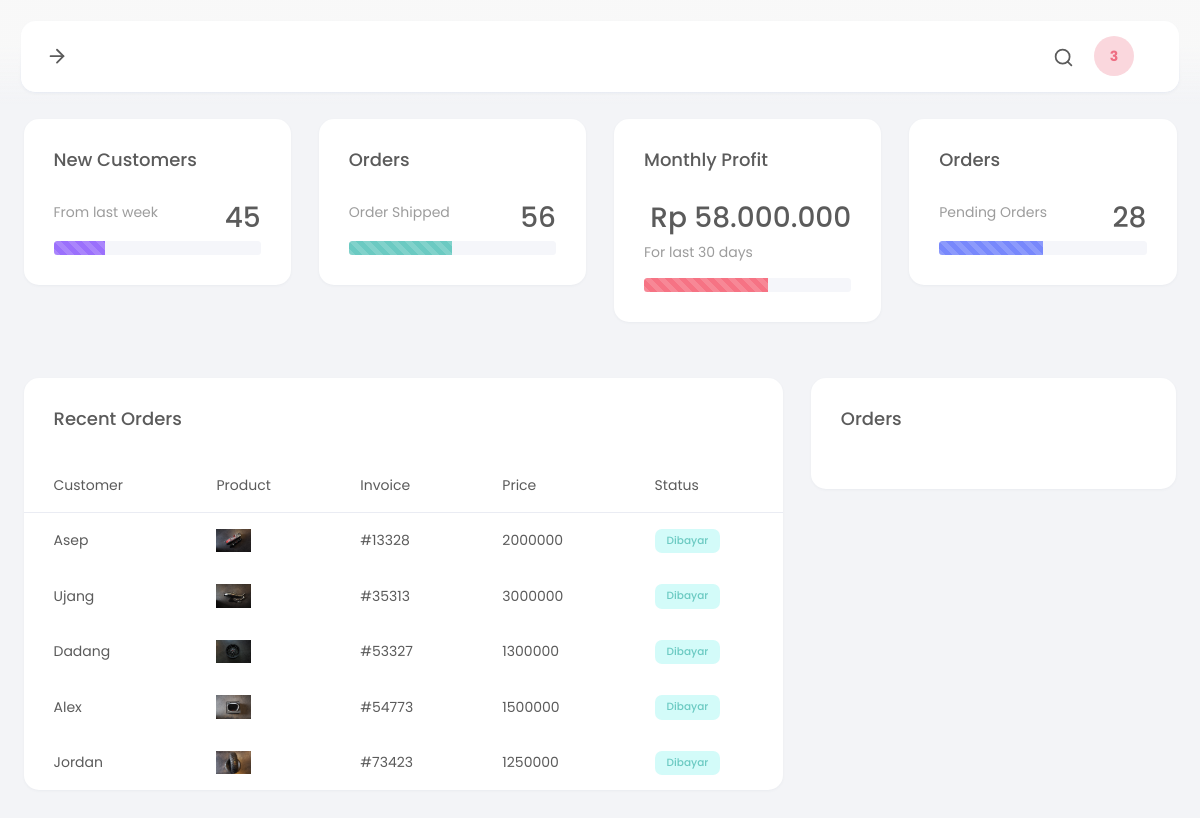
Screenshot of /php/admin.php with the database file from the repository.
### tables this page shows
CREATE TABLE `customer` (
  `invoice` varchar(15) NOT NULL,
  `nama_customer` varchar(100) NOT NULL,
  `gambar_produk` varchar(10) NOT NULL,
  `harga` int(100) NOT NULL,
  `status` varchar(100) NOT NULL
);

### php/functions.php (called while the page is built)
<?php
function koneksi()
{
    $conn = mysqli_connect("localhost", "root", "");
    mysqli_select_db($conn, "pw_tubes_203040117");
    return $conn;
}
function query($sql)
{
    $conn = koneksi();
    $result = mysqli_query($conn, "$sql");
    $rows = [];
    while ($row = mysqli_fetch_assoc($result))
    {
        $rows[] = $row;
    }
    return $rows;
}

### php/admin.php (the view, shortened to what this page needs)
<?php
require 'functions.php';
$customer = query("SELECT * FROM customer");
?>
<!DOCTYPE html>
<html lang="en">
    <head>
        <link href="../assets/plugins/bootstrap/css/bootstrap.min.css" rel="stylesheet">
        <link href="../assets/plugins/font-awesome/css/all.min.css" rel="stylesheet">
        <link href="../assets/plugins/perfectscroll/perfect-scrollbar.css" rel="stylesheet">
        <link href="../assets/plugins/apexcharts/apexcharts.css" rel="stylesheet">
        <link href="../assets/css/main.min.css" rel="stylesheet">
        <link href="../assets/css/custom.css" rel="stylesheet">
    </head>
    <body>
        <div class="page-container">
            <div class="page-header">
                <nav class="navbar navbar-expand-lg d-flex justify-content-between">
                  <div class="" id="navbarNav">
                    <ul class="navbar-nav" id="leftNav">
                      <li class="nav-item">
                        <a class="nav-link" id="sidebar-toggle" href="#"><i data-feather="arrow-left"></i></a>
                      </li>
                    </ul>
                    </div>
                    <div class="logo">
                      <a class="navbar-brand" href="index.html"></a>
                    </div>
                    <div class="" id="headerNav">
                      <ul class="navbar-nav">
                        <li class="nav-item dropdown">
                          <a class="nav-link search-dropdown" href="#" id="searchDropDown" role="button" data-bs-toggle="dropdown" aria-expanded="false"><i data-feather="search"></i></a>
                        </li>
                        <li class="nav-item dropdown">
                          <a class="nav-link notifications-dropdown" href="#" id="notificationsDropDown" role="button" data-bs-toggle="dropdown" aria-expanded="false">3</a>
                        </li>
                        <li class="nav-item dropdown">
                        </li>
                      </ul>
                  </div>
                </nav>
            </div>
            <div class="page-content">
              <div class="main-wrapper">
                <div class="row">
                  <div class="col-md-6 col-xl-3">
                    <div class="card stat-widget">
                        <div class="card-body">
                            <h5 class="card-title">New Customers</h5>
                              <h2>45</h2>
                              <p>From last week</p>
                              <div class="progress">
                                <div class="progress-bar bg-info progress-bar-striped" role="progressbar" style="width: 25%" aria-valuenow="25" aria-valuemin="0" aria-valuemax="100"></div>
                              </div>
                        </div>
                    </div>
                  </div>
                  <div class="col-md-6 col-xl-3">
                    <div class="card stat-widget">
                        <div class="card-body">
                            <h5 class="card-title">Orders</h5>
                              <h2>56</h2>
                              <p>Order Shipped</p>
                              <div class="progress">
                                <div class="progress-bar bg-success progress-bar-striped" role="progressbar" style="width: 50%" aria-valuenow="50" aria-valuemin="0" aria-valuemax="100"></div>
                              </div>
                        </div>
                    </div>
                  </div>
                  <div class="col-md-6 col-xl-3">
                    <div class="card stat-widget">
                        <div class="card-body">
                            <h5 class="card-title">Monthly Profit</h5>
                              <h2>Rp 58.000.000</h2>
                              <p>For last 30 days</p>
                              <div class="progress">
                                <div class="progress-bar bg-danger progress-bar-striped" role="progressbar" style="width: 60%" aria-valuenow="60" aria-valuemin="0" aria-valuemax="100"></div>
                              </div>
                        </div>
                    </div>
                  </div>
                  <div class="col-md-6 col-xl-3">
                    <div class="card stat-widget">
                        <div class="card-body">
                            <h5 class="card-title">Orders</h5>
                              <h2>28</h2>
                              <p>Pending Orders</p>
                              <div class="progress">
                                <div class="progress-bar bg-primary progress-bar-striped" role="progressbar" style="width: 50%" aria-valuenow="50" aria-valuemin="0" aria-valuemax="100"></div>
                              </div>
                        </div>
                    </div>
                  </div>
                </div>
                </div>
                <div class="row">
                  <div class="col-md-12 col-lg-8">
                      <div class="card table-widget">
                          <div class="card-body">
                              <h5 class="card-title">Recent Orders</h5>
                              <div class="table-responsive">
                              <table class="table">
                                <thead>
                                  <tr>
                                    <th scope="col">Customer</th>
                                    <th scope="col">Product</th>
                                    <th scope="col">Invoice</th>
                                    <th scope="col">Price</th>
                                    <th scope="col">Status</th>
                                  </tr>
                                </thead>
                                <?php foreach ($customer as $cus) : ?>
                                <tbody>
                                  <tr>
                                    <td><?= $cus['nama_customer']; ?></td>
                                    <td><img src="../assets/img/<?= $cus['gambar_produk']; ?>" alt=""></td>
                                    <td><?= $cus['invoice']; ?></td>
                                    <td><?= $cus['harga']; ?></td>
                                    <td><span class="badge bg-success"><?= $cus['status']; ?></span></td>
                                  </tr>
                                  <?php endforeach; ?>
                                </tbody>
                              </table>
                            </div>
                          </div>
                      </div>
                  </div>
                <div class="col-md-12 col-lg-4">
                  <div class="card stat-widget">
                      <div class="card-body">
                          <h5 class="card-title">Orders</h5>
                      </div>
                  </div>
                </div>
              </div>
              </div>
              </div>
    </body>
</html>

### rows the page displays
customer: nama_customer "Asep", gambar_produk (picture), invoice "#13328", harga "2000000", status "Dibayar"
customer: nama_customer "Ujang", gambar_produk (picture), invoice "#35313", harga "3000000", status "Dibayar"
customer: nama_customer "Dadang", gambar_produk (picture), invoice "#53327", harga "1300000", status "Dibayar"
customer: nama_customer "Alex", gambar_produk (picture), invoice "#54773", harga "1500000", status "Dibayar"
customer: nama_customer "Jordan", gambar_produk (picture), invoice "#73423", harga "1250000", status "Dibayar"
